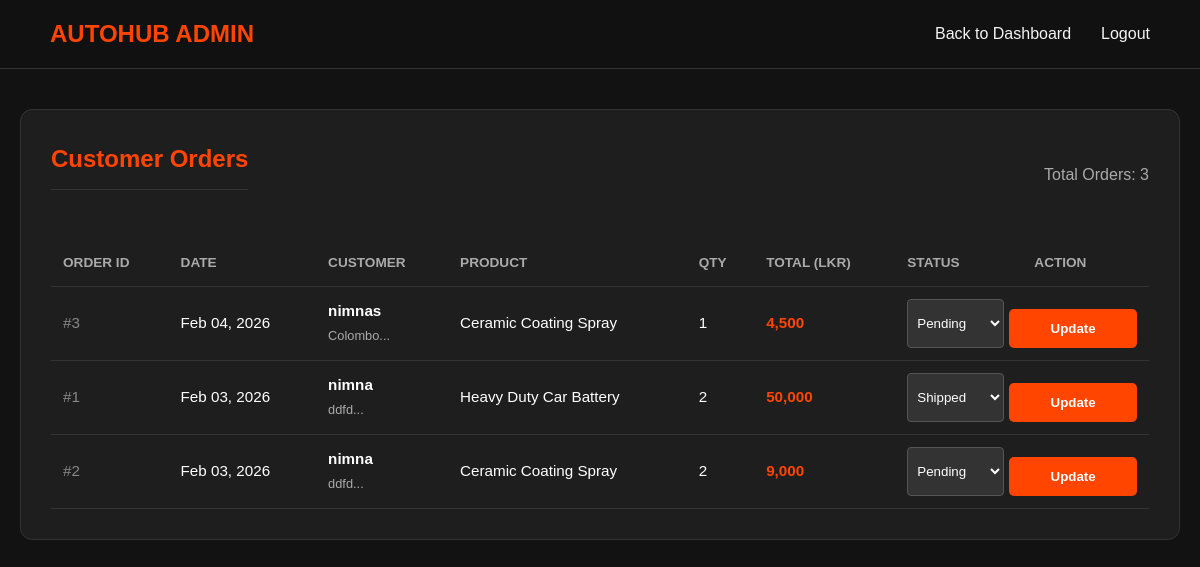
/php/admin_orders.php (signed in), run on the app's committed database.
### tables this page shows
CREATE TABLE `orders` (
  `id` int(11) NOT NULL,
  `user_id` int(11) NOT NULL,
  `product_id` int(11) NOT NULL,
  `quantity` int(11) DEFAULT 1,
  `total_price` decimal(10,2) NOT NULL,
  `status` varchar(50) DEFAULT 'Pending',
  `order_date` timestamp NOT NULL DEFAULT current_timestamp()
);

CREATE TABLE `users` (
  `id` int(11) NOT NULL,
  `full_name` varchar(100) DEFAULT NULL,
  `email` varchar(100) DEFAULT NULL,
  `phone` varchar(15) DEFAULT NULL,
  `address` text DEFAULT NULL,
  `username` varchar(50) NOT NULL,
  `password` varchar(255) NOT NULL,
  `role` enum('admin','customer') DEFAULT 'customer'
);

CREATE TABLE `products` (
  `id` int(11) NOT NULL,
  `name` varchar(100) NOT NULL,
  `description` varchar(1000) DEFAULT NULL,
  `price` decimal(10,2) NOT NULL,
  `image_url` varchar(255) DEFAULT NULL,
  `stock_quantity` int(11) DEFAULT 0,
  `created_at` timestamp NOT NULL DEFAULT current_timestamp()
);

### php/admin_orders.php (the view, shortened to what this page needs)
<?php
include 'db_conn.php';
$sql = "SELECT o.id as order_id, o.order_date, o.status, o.total_price, o.quantity,
               u.full_name, u.address,
               p.name as product_name, p.image_url
        FROM orders o
        JOIN users u ON o.user_id = u.id
        JOIN products p ON o.product_id = p.id
        ORDER BY o.order_date DESC";
$result = $conn->query($sql);
?>
<!DOCTYPE html>
<html lang="en">
<head>
    <link rel="stylesheet" href="../css/global.css">
    <link rel="stylesheet" href="../css/admin.css">
</head>
<body>
    <nav class="navbar">
        <div class="logo">AutoHub Admin</div>
        <ul class="nav-links">
            <li><a href="admin.php">Back to Dashboard</a></li>
            <li><a href="logout.php">Logout</a></li>
        </ul>
    </nav>
    <div class="admin-wrapper" style="display: block; max-width: 1200px;">
        <div class="inventory-container" style="width: 100%;">
            <div style="display: flex; justify-content: space-between; align-items: center; margin-bottom: 20px;">
                <h2>Customer Orders</h2>
                <span style="color: #aaa;">Total Orders: <?php echo $result->num_rows; ?></span>
            </div>
            <div class="table-responsive">
                <table>
                    <thead>
                        <tr>
                            <th>Order ID</th>
                            <th>Date</th>
                            <th>Customer</th>
                            <th>Product</th>
                            <th>Qty</th>
                            <th>Total (LKR)</th>
                            <th>Status</th>
                            <th>Action</th>
                        </tr>
                    </thead>
                    <tbody>
                        <?php
                        if ($result->num_rows > 0) {
                            while($row = $result->fetch_assoc()) {
                        ?>
                        <tr>
                            <td style="color: #888;">#<?php echo $row['order_id']; ?></td>
                            <td><?php echo date("M d, Y", strtotime($row['order_date'])); ?></td>
                            <td>
                                <strong><?php echo $row['full_name']; ?></strong><br>
                                <span style="font-size: 0.8rem; color: #aaa;"><?php echo substr($row['address'], 0, 20); ?>...</span>
                            </td>
                            <td><?php echo $row['product_name']; ?></td>
                            <td><?php echo $row['quantity']; ?></td>
                            <td style="font-weight: bold; color: var(--primary);"><?php echo number_format($row['total_price']); ?></td>
                            <td colspan="2">
                                <form method="POST" style="display: flex; gap: 5px;">
                                    <select name="status" class="status-select">
                                        <option value="Pending" <?php if($row['status']=='Pending') echo 'selected'; ?>>Pending</option>
                                        <option value="Shipped" <?php if($row['status']=='Shipped') echo 'selected'; ?>>Shipped</option>
                                    </select>
                                    <button type="submit" name="update_status" class="update-btn">Update</button>
                                </form>
                            </td>
                        </tr>
                        <?php
                            }
                        } else {
                            echo "<tr><td colspan='8' style='text-align:center;'>No orders found.</td></tr>";
                        }
                        ?>
                    </tbody>
                </table>
            </div>
        </div>
    </div>
</body>
</html>

### css/global.css (style rules this page uses)
:root { --primary: #ff4500; --primary-hover: #e03e00; --dark-bg: #121212; --card-bg: #1e1e1e; --text: #f4f4f4; --text-muted: #aaaaaa; --border: #333333; --font-main: 'Poppins', sans-serif; }
* { margin: 0; padding: 0; box-sizing: border-box; }
body { background-color: var(--dark-bg); color: var(--text); font-family: var(--font-main); line-height: 1.6; }
a { text-decoration: none; color: inherit; transition: 0.3s; }
ul { list-style: none; }
.navbar { display: flex; justify-content: space-between; align-items: center; padding: 15px 50px; background-color: rgba(18, 18, 18, 0.95); border-bottom: 1px solid var(--border); position: sticky; top: 0; z-index: 1000; backdrop-filter: blur(10px); }
.logo { font-size: 24px; font-weight: 700; color: var(--primary); text-transform: uppercase; }
.nav-links { display: flex; gap: 30px; }

### css/admin.css (style rules this page uses)
.admin-wrapper { display: flex; flex-wrap: wrap; gap: 30px; max-width: 1400px; margin: 40px auto; padding: 0 20px; }
.inventory-container { flex: 2; min-width: 500px; background-color: var(--card-bg); padding: 30px; border-radius: 12px; border: 1px solid var(--border); }
h2 { color: var(--primary); margin-bottom: 20px; font-size: 1.5rem; border-bottom: 1px solid #333; padding-bottom: 10px; }
button[type="submit"] { background-color: var(--primary); color: white; border: none; padding: 12px; font-weight: bold; cursor: pointer; width: 100%; border-radius: 5px; margin-top: 10px; transition: 0.3s; }
.table-responsive { overflow-x: auto; }
table { width: 100%; border-collapse: collapse; margin-top: 10px; }
th, td { padding: 12px; text-align: left; border-bottom: 1px solid #333; font-size: 0.95rem; }
th { color: #aaa; text-transform: uppercase; font-size: 0.85rem; }
td { color: white; vertical-align: middle; }

### php/admin_orders.php (style rules this page uses)
.status-select { padding: 5px; border-radius: 4px; background: #333; color: white; border: 1px solid #555; }
.update-btn { background: var(--primary); color: white; border: none; padding: 5px 10px; border-radius: 4px; cursor: pointer; }

### data on the page
orders: id "3", order_date "Feb 04, 2026", user.full_name "nimnas", user.address "Colombo", product.name "Ceramic Coating Spray", quantity "1", total_price "4,500"
orders: id "1", order_date "Feb 03, 2026", user.full_name "nimna", user.address "ddfd", product.name "Heavy Duty Car Battery", quantity "2", total_price "50,000", status "Shipped"
orders: id "2", order_date "Feb 03, 2026", user.full_name "nimna", user.address "ddfd", product.name "Ceramic Coating Spray", quantity "2", total_price "9,000"

### other printed values
$result->num_rows "3"
